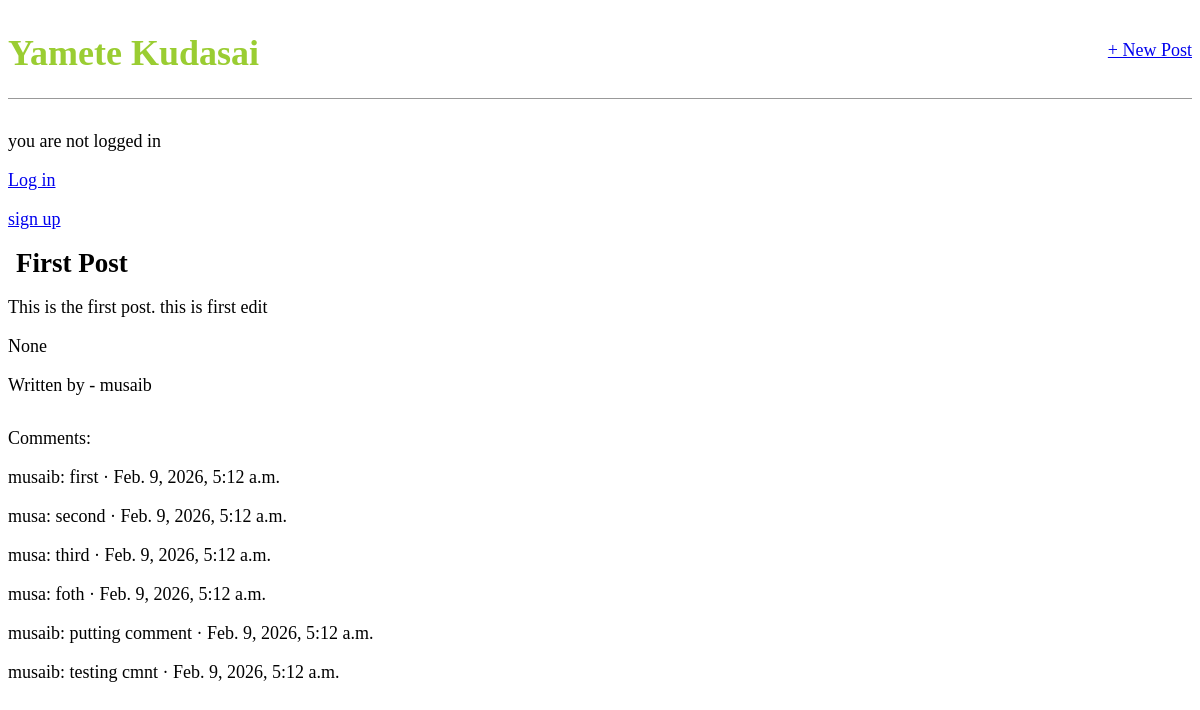
The app's page /post/1/ with its own data.
### blogapp/models.py (models this page shows, shortened)
class Post(models.Model):
    title = models.CharField(max_length=200)
    author = models.ForeignKey(
        'auth.user',
        on_delete=models.CASCADE,
        )
    body = models.TextField()
    time = models.DateTimeField(auto_now_add=True)
    img = models.ImageField(default=None,blank=True,null=True,upload_to='img_file/')
    class Meta:
        ordering = ['-time']

class Comment(models.Model):
    post = models.ForeignKey(Post, on_delete=models.CASCADE,related_name='comments',)
    comment = models.CharField(max_length=140)
    time = models.DateTimeField(auto_now=True)
    author = models.ForeignKey(
        'auth.user',
        on_delete=models.CASCADE,
    )

### blogapp/views.py (the view)
# urls.py: path('post/<int:pk>/',postview.as_view(),name='post'),
class postview(DetailView):
    model = Post
    template_name = 'post.html'
    context_object_name = 'indiv_posts'

### templates/post.html (shortened to what this page needs)
{% extends 'base.html'%}
{% block content %}
    <div class="post-entry">
        <h2>{{object.title}}</h2>
        <p>{{object.body}}</p>
        <p>{{object.time}}</p>
        <p>Written by - {{object.author}}</p>
    </div>
    <div>
        <p>Comments:</p>
        {% for co in object.comments.all %}
        <p>
            {{co.author}}:
            {{co.comment}} &middot;
            {{co.time}}
        </p>
        {% endfor %}
    </div>
{% endblock content%}

### static/css/base.css (style rules this page uses)
body { font-family: 'Times New Roman', Times, serif; font-size: 18px; }
.post-entry { margin-bottom: 2rem; }
.post-entry h2 { margin: 0.5rem; }
.post-entry p { margin: 2; font-weight: 400; }

### records on screen
Post: title "First Post", body "This is the first post. this is first edit", time "None", author "musaib"
Comment: author "musaib", comment "first", time "Feb. 9, 2026, 5:12 a.m."
Comment: author "musa", comment "second", time "Feb. 9, 2026, 5:12 a.m."
Comment: author "musa", comment "third", time "Feb. 9, 2026, 5:12 a.m."
Comment: author "musa", comment "foth", time "Feb. 9, 2026, 5:12 a.m."
Comment: author "musaib", comment "putting comment", time "Feb. 9, 2026, 5:12 a.m."
Comment: author "musaib", comment "testing cmnt", time "Feb. 9, 2026, 5:12 a.m."
